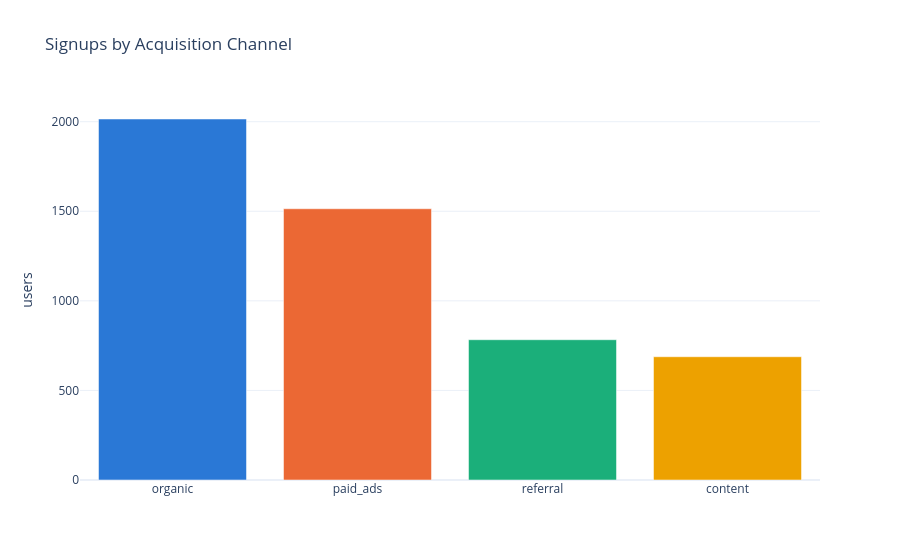

The cell this chart's notebook holds for it:
### Code cell
channels = pd.read_sql("""
    SELECT acquisition_channel, COUNT(*) AS users
    FROM users
    GROUP BY acquisition_channel
    ORDER BY users DESC
""", engine)

fig = px.bar(
    channels, x="acquisition_channel", y="users",
    color="acquisition_channel", color_discrete_sequence=CATEGORICAL,
    title="Signups by Acquisition Channel",
)
fig.update_layout(template="plotly_white", showlegend=False, xaxis_title=None)
fig.show()

### Figure 1 — Plotly figure (JSON) as saved in the notebook; plotly's stock layout.template omitted (floating-point values rounded to 4 significant figures)
{"data": [{"hovertemplate": "acquisition_channel=%{x}<br>users=%{y}<extra></extra>", "legendgroup": "organic", "marker": {"color": "#2a78d6", "pattern": {"shape": ""}}, "name": "organic", "orientation": "v", "showlegend": true, "textposition": "auto", "type": "bar", "x": ["organic"], "xaxis": "x", "y": [2015], "yaxis": "y"}, {"hovertemplate": "acquisition_channel=%{x}<br>users=%{y}<extra></extra>", "legendgroup": "paid_ads", "marker": {"color": "#eb6834", "pattern": {"shape": ""}}, "name": "paid_ads", "orientation": "v", "showlegend": true, "textposition": "auto", "type": "bar", "x": ["paid_ads"], "xaxis": "x", "y": [1514], "yaxis": "y"}, {"hovertemplate": "acquisition_channel=%{x}<br>users=%{y}<extra></extra>", "legendgroup": "referral", "marker": {"color": "#1baf7a", "pattern": {"shape": ""}}, "name": "referral", "orientation": "v", "showlegend": true, "textposition": "auto", "type": "bar", "x": ["referral"], "xaxis": "x", "y": [783], "yaxis": "y"}, {"hovertemplate": "acquisition_channel=%{x}<br>users=%{y}<extra></extra>", "legendgroup": "content", "marker": {"color": "#eda100", "pattern": {"shape": ""}}, "name": "content", "orientation": "v", "showlegend": true, "textposition": "auto", "type": "bar", "x": ["content"], "xaxis": "x", "y": [688], "yaxis": "y"}], "layout": {"barmode": "relative", "legend": {"title": {"text": "acquisition_channel"}, "tracegroupgap": 0}, "showlegend": false, "title": {"text": "Signups by Acquisition Channel"}, "xaxis": {"anchor": "y", "categoryarray": ["organic", "paid_ads", "referral", "content"], "categoryorder": "array", "domain": [0.0, 1.0], "title": {}}, "yaxis": {"anchor": "x", "domain": [0.0, 1.0], "title": {"text": "users"}}}}
